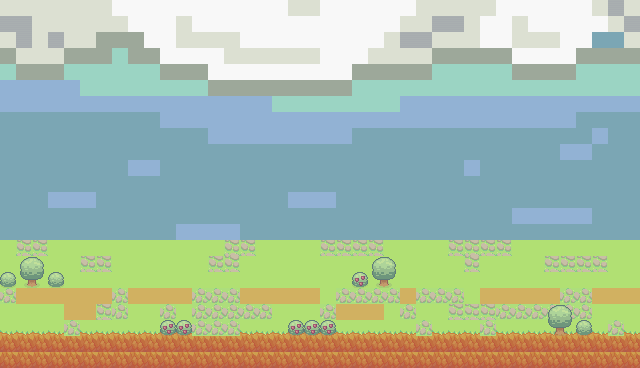

Rendered tile map (Tiled .tmx) drawn with the repository's tilesets; below, a short description and the map source with its tile grids summarised:
An orthogonal 40x23 tile map with 16x16 px tiles, 4 tile layers (Tile Layer 1, Tile Layer 2, Tile Layer 3, Tile Layer 4), 4 tilesets.

<map version="1.10" tiledversion="1.12.0" orientation="orthogonal" renderorder="right-down" width="40" height="23" tilewidth="16" tileheight="16" infinite="0" nextlayerid="5" nextobjectid="1">
 <tileset firstgid="1" source="Colours.tsx" />
 <tileset firstgid="323" source="indoors_floor1.tsx" />
 <tileset firstgid="714" source="Fields.tsx" />
 <tileset firstgid="762" source="foliage.tsx" />
 <layer id="1" name="Tile Layer 1" width="40" height="23">
  <data>[920 cells, 920 non-empty, 4 distinct tile ids]</data>
 </layer>
 <layer id="2" name="Tile Layer 2" width="40" height="23">
  <data>[920 cells, 468 non-empty, 10 distinct tile ids]</data>
 </layer>
 <layer id="3" name="Tile Layer 3" width="40" height="23">
  <data>[920 cells, 21 non-empty, 6 distinct tile ids]</data>
 </layer>
 <layer id="4" name="Tile Layer 4" width="40" height="23">
  <data>[920 cells, 0 non-empty, 0 distinct tile ids]</data>
 </layer>
</map>
